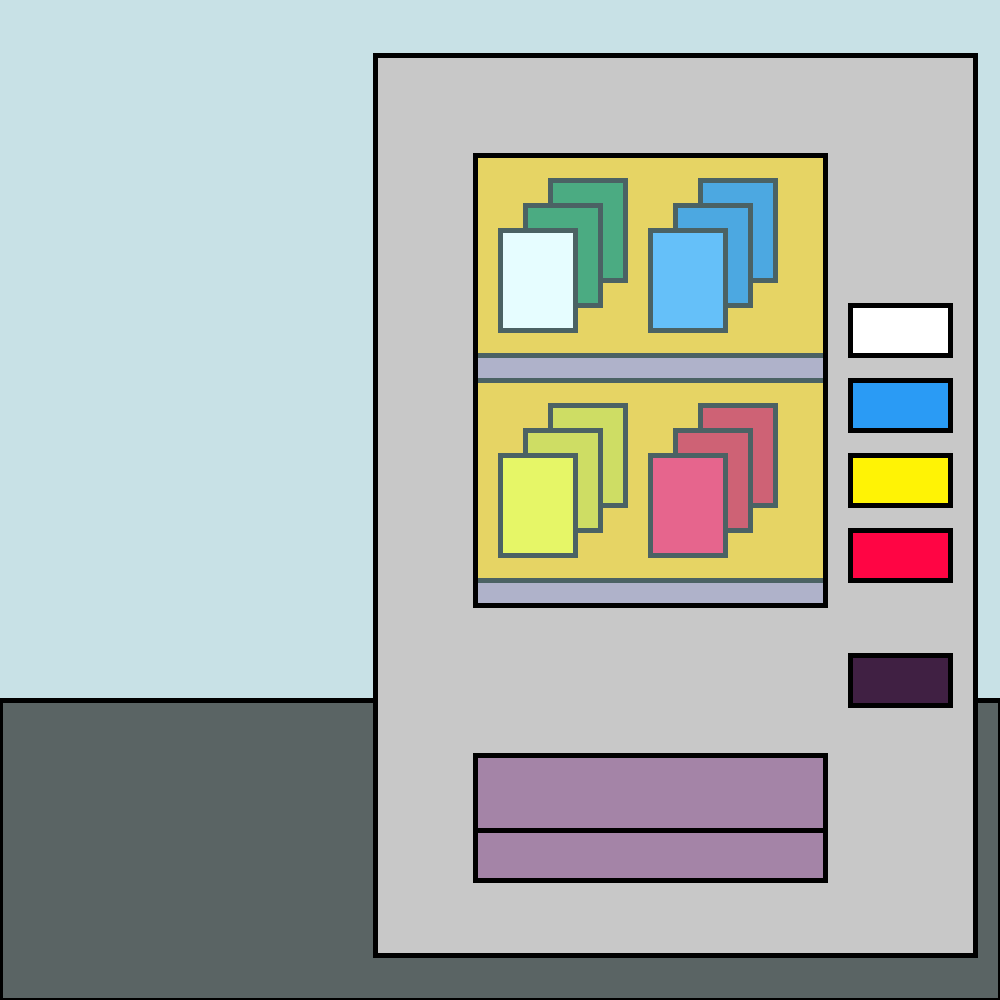
Frame 1 (no input)
Frame 60 (the mouse pressed at the canvas centre just before this capture): identical to frame 1, image omitted
Frame 120 (the mouse held since frame 60 and released just before this capture): identical to frame 1, image omitted

The Processing sketch that drew this single still picture (run headless with seeded random() and noise(); from frame 60 on, the mouse is pressed at the canvas centre):

// Processing sketch: vending_machine_solution
// ── vending_machine_solution.pde
//These are some constants we're using. The convention is to
//name them in capital letters so you know they're constant
//and their values won't change (be assigned new values)
color GREEN = color(255, 255, 255);
color DARK_GREEN = color(0, 120, 50);
color BLUE = color(42, 155, 245);
color DARK_BLUE = color(2, 115, 205);
color YELLOW = color(255, 243, 5);
color DARK_YELLOW = color(215, 203, 0);
color RED = color(255, 5, 68);
color DARK_RED = color(215, 0, 28);
color INSIDE = color(255, 188, 0); //orange
color SHELF = color(164, 132, 167); //purple-grey
color OUTSIDE = color(200); //grey
float CAN_SPAWN_X = 250; //x value of spawn point for cans
float CAN_SPAWN_Y = 750; //and y value

//declare some buttons
Button greenButton;
Button blueButton;
Button yellowButton;
Button redButton;
Button refillButton;

//declare some cans
Can greenCan1 = null;
Can greenCan2 = null;
Can greenCan3 = null;
Can blueCan1 = null;
Can blueCan2 = null;
Can blueCan3 = null;
Can yellowCan1 = null;
Can yellowCan2 = null;
Can yellowCan3 = null;
Can redCan1 = null;
Can redCan2 = null;
Can redCan3 = null;

//declare some timer variables
float timerMinValue = 50; //min and max length timer will run for
float timerMaxValue = 100;
float timerValue = 0; //increments when timer is running
float timerTarget = random(timerMinValue, timerMaxValue); //timer stops when it reaches this value
boolean timeIsUp = false; //timer is finished

//declare a position offset for the entire vending machine for shaking it
float xPosition = 375;
float yPosition = 55;
float xOffset = 0;
float yOffset = 0;

void setup() {
  //set the canvas and stroke weight
  size(1000, 1000);
  strokeWeight(5);

  //instantiate some button objects so we can use them
  greenButton = new Button(xPosition + 475, yPosition + 250, 100, 50, GREEN);
  blueButton = new Button(xPosition + xOffset + 475, yPosition + yOffset + 325, 100, 50, BLUE);
  yellowButton = new Button(xPosition + xOffset + 475, yPosition + yOffset + 400, 100, 50, YELLOW);
  redButton = new Button(xPosition + xOffset + 475, yPosition + yOffset + 475, 100, 50,  RED);
  refillButton = new Button(xPosition + xOffset + 475, yPosition + yOffset + 600, 100, 50, SHELF);

  //we're not going to instantiate the can objects till they're vended
}


void draw() {
  //draw the background
  background(200, 225, 230); //the sky
  fill(90, 100, 100); //grey-green
  rect(0, 700, 1000, 300);
  
  //draw the back of the vending machine
  fill(OUTSIDE); //grey
  rect(xPosition + xOffset + 0, yPosition + yOffset + 0, 600, 900); //the cabinet
  fill(SHELF);
  rect(xPosition + xOffset + 100, yPosition + yOffset + 700, 350, 75); //the can chute
  rect(xPosition + xOffset + 100, yPosition + yOffset + 775, 350, 50);
  fill(INSIDE); //orange
  rect(xPosition + xOffset + 100, yPosition + yOffset + 100, 350, 450); //the back of the cabinet
  fill(SHELF);
  rect(xPosition + xOffset + 100, yPosition + yOffset + 300, 350, 25); //shelves
  rect(xPosition + xOffset + 100, yPosition + yOffset + 525, 350, 25);

  //draw stock in the vending machine
  //we're not using else ifs because we want all true statements
  //to execute, not just the first true statement

  //draw the green cans
  if (greenCan1 == null && greenCan2 == null && greenCan3 == null) {
    //draw the third can on the shelf
    fill(DARK_GREEN); //make this darker
    rect(xPosition + xOffset + 175, yPosition + yOffset + 125, 75, 100);
  }
  if (greenCan2 == null && greenCan3 == null) {
    //draw the second can on the shelf
    fill(DARK_GREEN); //make this darker
    rect(xPosition + xOffset + 150, yPosition + yOffset + 150, 75, 100);
  }
  if (greenCan3 == null) {
    //draw the first can on the shelf
    fill(GREEN);
    rect(xPosition + xOffset + 125, yPosition + yOffset + 175, 75, 100);
  }

  //draw the blue cans
  if (blueCan1 == null && blueCan2 == null && blueCan3 == null) {
    //draw the third can on the shelf
    fill(DARK_BLUE); //make this darker
    rect(xPosition + xOffset + 325, yPosition + yOffset + 125, 75, 100);
  }
  if (blueCan2 == null && blueCan3 == null) {
    //draw the second can on the shelf
    fill(DARK_BLUE); //make this darker
    rect(xPosition + xOffset + 300, yPosition + yOffset + 150, 75, 100);
  }
  if (blueCan3 == null) {
    //draw the first can on the shelf
    fill(BLUE);
    rect(xPosition + xOffset + 275, yPosition + yOffset + 175, 75, 100);
  }

  //draw the yellow cans
  if (yellowCan1 == null && yellowCan2 == null && yellowCan3 == null) {
    //draw the third can on the shelf
    fill(DARK_YELLOW); //make this darker
    rect(xPosition + xOffset + 175, yPosition + yOffset + 350, 75, 100);
  }
  if (yellowCan2 == null && yellowCan3 == null) {
    //draw the second can on the shelf
    fill(DARK_YELLOW); //make this darker
    rect(xPosition + xOffset + 150, yPosition + yOffset + 375, 75, 100);
  }
  if (yellowCan3 == null) {
    //draw the first can on the shelf
    fill(YELLOW);
    rect(xPosition + xOffset + 125, yPosition + yOffset + 400, 75, 100);
  }

  //draw the red cans
  if (redCan1 == null && redCan2 == null && redCan3 == null) {
    //draw the third can on the shelf
    fill(DARK_RED); //make this darker
    rect(xPosition + xOffset + 325, yPosition + yOffset + 350, 75, 100);
  }
  if (redCan2 == null && redCan3 == null) {
    //draw the second can on the shelf
    fill(DARK_RED); //make this darker
    rect(xPosition + xOffset + 300, yPosition + yOffset + 375, 75, 100);
  }
  if (redCan3 == null) {
    //draw the first can on the shelf
    fill(RED);
    rect(xPosition + xOffset + 275, yPosition + yOffset + 400, 75, 100);
  }

  //draw the front of the vending machine
  //a glass reflections effect.
  fill(190, 250, 255, 100); //transparent light blue
  rect(xPosition + xOffset + 100, yPosition + yOffset + 100, 350, 450);

  //draw the buttons, based on whether there is stock left
  //if any can is null (not yet spawned) this will evaluate to true for stock left
  greenButton.show(greenCan1 == null || greenCan2 == null || greenCan3 == null, xOffset, yOffset);
  blueButton.show(blueCan1 == null || blueCan2 == null || blueCan3 == null, xOffset, yOffset);
  yellowButton.show(yellowCan1 == null || yellowCan2 == null || yellowCan3 == null, xOffset, yOffset);
  redButton.show(redCan1 == null || redCan2 == null || redCan3 == null, xOffset, yOffset);
  //if any of the 1st cans are null (not yet spawned) this will evaluate to false
  //because we don't need to allow refilling stock till some has been vended
  refillButton.show(greenCan1 != null || blueCan1 != null || yellowCan1 != null || redCan1 != null, xOffset, yOffset);

  //update and show cans
  if (greenCan1 != null) {
    greenCan1.update();
    greenCan1.show();
  }
  if (greenCan2 != null) {
    greenCan2.update();
    greenCan2.show();
  }
  if (greenCan3 != null) {
    greenCan3.update();
    greenCan3.show();
  }

  if (blueCan1 != null) {
    blueCan1.update();
    blueCan1.show();
  }
  if (blueCan2 != null) {
    blueCan2.update();
    blueCan2.show();
  }
  if (blueCan3 != null) {
    blueCan3.update();
    blueCan3.show();
  }

  if (yellowCan1 != null) {
    yellowCan1.update();
    yellowCan1.show();
  }
  if (yellowCan2 != null) {
    yellowCan2.update();
    yellowCan2.show();
  }
  if (yellowCan3 != null) {
    yellowCan3.update();
    yellowCan3.show();
  }

  if (redCan1 != null) {
    redCan1.update();
    redCan1.show();
  }
  if (redCan2 != null) {
    redCan2.update();
    redCan2.show();
  }
  if (redCan3 != null) {
    redCan3.update();
    redCan3.show();
  }
  
  //if the timer is up, spawn some cans as if the vending machine has been shaken
  if(timeIsUp) {
    if (greenCan1 == null) {
      greenCan1 = new Can(xPosition + xOffset + CAN_SPAWN_X, yPosition + yOffset + CAN_SPAWN_Y, GREEN);
    } else if (greenCan2 == null) {
      greenCan2 = new Can(xPosition + xOffset + CAN_SPAWN_X, yPosition + yOffset + CAN_SPAWN_Y, GREEN);
    } else if (greenCan3 == null) {
      greenCan3 = new Can(xPosition + xOffset + CAN_SPAWN_X, yPosition + yOffset + CAN_SPAWN_Y, GREEN);
    }
    if (blueCan1 == null) {
      blueCan1 = new Can(xPosition + xOffset + CAN_SPAWN_X, yPosition + yOffset + CAN_SPAWN_Y, BLUE);
    } else if (blueCan2 == null) {
      blueCan2 = new Can(xPosition + xOffset + CAN_SPAWN_X, yPosition + yOffset + CAN_SPAWN_Y, BLUE);
    } else if (blueCan3 == null) {
      blueCan3 = new Can(xPosition + xOffset + CAN_SPAWN_X, yPosition + yOffset + CAN_SPAWN_Y, BLUE);
    }
    if (yellowCan1 == null) {
      yellowCan1 = new Can(xPosition + xOffset + CAN_SPAWN_X, yPosition + yOffset + CAN_SPAWN_Y, YELLOW);
    } else if (yellowCan2 == null) {
      yellowCan2 = new Can(xPosition + xOffset + CAN_SPAWN_X, yPosition + yOffset + CAN_SPAWN_Y, YELLOW);
    } else if (yellowCan3 == null) {
      yellowCan3 = new Can(xPosition + xOffset + CAN_SPAWN_X, yPosition + yOffset + CAN_SPAWN_Y, YELLOW);
    }
    if (redCan1 == null) {
      redCan1 = new Can(xPosition + xOffset + CAN_SPAWN_X, yPosition + yOffset + CAN_SPAWN_Y, RED);
    } else if (redCan2 == null) {
      redCan2 = new Can(xPosition + xOffset + CAN_SPAWN_X, yPosition + yOffset + CAN_SPAWN_Y, RED);
    } else if (redCan3 == null) {
      redCan3 = new Can(xPosition + xOffset + CAN_SPAWN_X, yPosition + yOffset + CAN_SPAWN_Y, RED);
    }
  }
  
}


//see if the mouse is over any buttons when pressed. If so, instantiate
//a new can object with the same color as the button's color
void mousePressed() {
  if (greenButton.mouseIsOver()) {
    if (greenCan1 == null) {
      greenCan1 = new Can(xPosition + xOffset + CAN_SPAWN_X, yPosition + yOffset + CAN_SPAWN_Y, GREEN);
    } else if (greenCan2 == null) {
      greenCan2 = new Can(xPosition + xOffset + CAN_SPAWN_X, yPosition + yOffset + CAN_SPAWN_Y, GREEN);
    } else if (greenCan3 == null) {
      greenCan3 = new Can(xPosition + xOffset + CAN_SPAWN_X, yPosition + yOffset + CAN_SPAWN_Y, GREEN);
    }
  }

  if (blueButton.mouseIsOver()) {
    if (blueCan1 == null) {
      blueCan1 = new Can(xPosition + xOffset + CAN_SPAWN_X, yPosition + yOffset + CAN_SPAWN_Y, BLUE);
    } else if (blueCan2 == null) {
      blueCan2 = new Can(xPosition + xOffset + CAN_SPAWN_X, yPosition + yOffset + CAN_SPAWN_Y, BLUE);
    } else if (blueCan3 == null) {
      blueCan3 = new Can(xPosition + xOffset + CAN_SPAWN_X, yPosition + yOffset + CAN_SPAWN_Y, BLUE);
    }
  }

  if (yellowButton.mouseIsOver()) {
    if (yellowCan1 == null) {
      yellowCan1 = new Can(xPosition + xOffset + CAN_SPAWN_X, yPosition + yOffset + CAN_SPAWN_Y, YELLOW);
    } else if (yellowCan2 == null) {
      yellowCan2 = new Can(xPosition + xOffset + CAN_SPAWN_X, yPosition + yOffset + CAN_SPAWN_Y, YELLOW);
    } else if (yellowCan3 == null) {
      yellowCan3 = new Can(xPosition + xOffset + CAN_SPAWN_X, yPosition + yOffset + CAN_SPAWN_Y, YELLOW);
    }
  }

  if (redButton.mouseIsOver()) {
    if (redCan1 == null) {
      redCan1 = new Can(xPosition + xOffset + CAN_SPAWN_X, yPosition + yOffset + CAN_SPAWN_Y, RED);
    } else if (redCan2 == null) {
      redCan2 = new Can(xPosition + xOffset + CAN_SPAWN_X, yPosition + yOffset + CAN_SPAWN_Y, RED);
    } else if (redCan3 == null) {
      redCan3 = new Can(xPosition + xOffset + CAN_SPAWN_X, yPosition + yOffset + CAN_SPAWN_Y, RED);
    }
  }

  //for the refil button, we'll reset the stock levels instead
  if (refillButton.mouseIsOver()) {
    //reset the stock
    greenCan1 = null;
    greenCan2 = null;
    greenCan3 = null;
    blueCan1 = null;
    blueCan2 = null;
    blueCan3 = null;
    yellowCan1 = null;
    yellowCan2 = null;
    yellowCan3 = null;
    redCan1 = null;
    redCan2 = null;
    redCan3 = null;
  }
}

void keyPressed(){
  //shake the vending machine
  xOffset = random(-2, 2);
  yOffset = random(-2, 2);
  timerValue = timerValue +1;
  if(timerValue >= timerTarget) {
    timeIsUp = true;
  }
  //println("Timer value: " + timerValue + " target: " + timerTarget + " " + timeIsUp);
}

void keyReleased(){
  //reset the timer when the key is released
  timeIsUp = false;
  timerValue = 0;
  timerTarget = random(timerMinValue, timerMaxValue);
}

// ── button.pde
//a class for making button objects
class Button {
  float xPosition;
  float yPosition;
  float w;
  float h;
  color normal;
  color mouseOver;
  color mouseDown;
  color disabled;

  // AHHH!! ANOTHER CHANGE

  //the constructor
  Button(float tempX, float tempY, float tempW, float tempH, color tempColor) {
    xPosition = tempX;
    yPosition = tempY;
    w = tempW;
    h = tempH;
    normal = tempColor;

    //this is some scary-looking code which is just getting hold of the
    //R, G, B, and A channels of our color, because the primitive type
    //color doesn't have r, g, b, a properties you can address directly
    //we're using bitshifting to grab the 4 bytes of the color
    int r = (tempColor >> 16) & 0xFF; //bitshift ">>" to get the red channel
    int g = (tempColor >> 8) & 0xFF;  //bitshift ">>" to get the green channel
    int b = tempColor & 0xFF;         //bitshift ">>" to get the blue channel
    //we're doing this so we can add white/brightness to whatvever
    //color the button has been set, for our mouseOver effect
    mouseOver = color(r + 100, g + 100, b + 100);
    mouseDown = color(r + 150, g + 150, b + 150);
    disabled = color(r - 100, g - 100, b - 100);
  }

  //a function to draw the button
  void show(boolean isEnabled, float xOffset, float yOffset) {
    //choose a color: if there's no stock left, make it dark and ignore mouseOver
    //if there's stock left, set the color based on mouse interaction
    if (!isEnabled) {
      fill(disabled);
    } else {
      //set the color based on mouse position and click
      if (mouseIsOver()) {
        if (mousePressed) {
          fill(mouseDown);
        } else {
          fill(mouseOver);
        }
      } else {
        fill(normal);
      }
    }
    rect(xPosition + xOffset, yPosition + yOffset, w, h);
  }


  //a function the check if the mouse is currently over this button
  //returns true if the mouse is over the button
  //returns false if the mouse is not over the button
  boolean mouseIsOver() {
    return (mouseX > xPosition && mouseX < xPosition + w && mouseY > yPosition && mouseY < yPosition + h);
  }
}

// ── can.pde
//this is a class for making cans of pop objects
class Can {
  float xPosition; //the position of our can in x
  float yPosition; //and y
  float xSpeed; //the speed of our can in x
  float ySpeed; //and y
  color canColor; //the color of our can
  float w = 95; //the width of the can
  float h = 55; //the height of the can
  float wowThisIsInANewBranch;

  //the contructor
  Can(float x, float y, color col) {
    xPosition = x;
    yPosition = y;
    //initialise speed to something random but up and to the left of
    //the vending machine, so it makes a nice arc as if flies
    xSpeed = random(-10, -1);
    ySpeed = random(-10, -1);
    canColor = col;
  }

  //move the can, apply gravity
  void update() {
    xPosition = xPosition + xSpeed;
    ySpeed = ySpeed + 0.5; //apply gravity to the y speed
    yPosition = yPosition + ySpeed;
  }

  //draw the can
  void show() {
    fill(canColor); //set the color to our can's color
    rect(xPosition, yPosition, w, h); //draw at the can's position, can's width and height
  }

  //checks if the can position is on the screen.
  //returns true if it is, false if its not.
  //(does not account for the width or height of the can)
  boolean isOnScreen() {
    return (xPosition > 0 && xPosition < width && yPosition > 0 && yPosition < height);
  }
}
